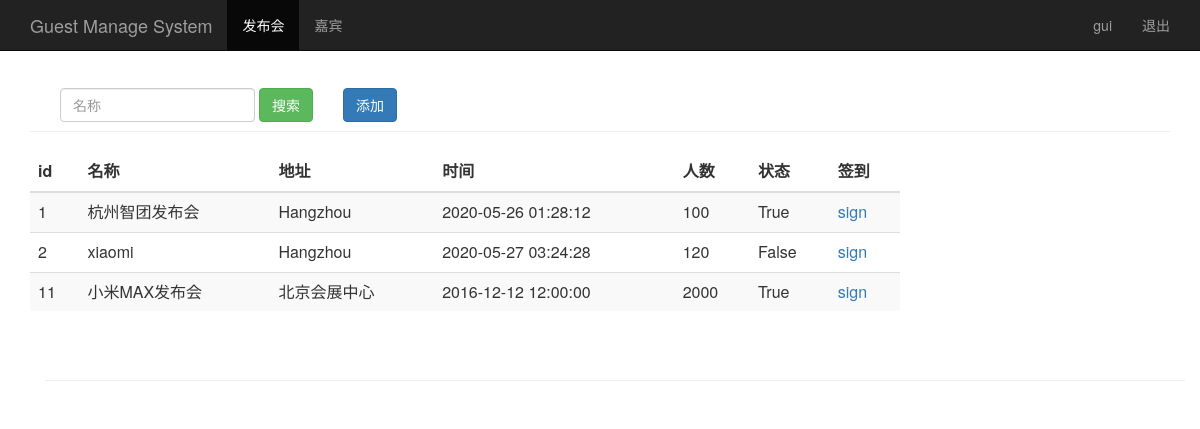
The page /event_manage/ (signed in) on the database its author committed.
### sign/models.py (models this page shows, shortened)
class Event(models.Model):
    name = models.CharField(max_length=100)             # Presentation title
    limit = models.IntegerField()                       # Attend number
    status = models.BooleanField()                      # Status
    address = models.CharField(max_length=200)          # Address
    start_time = models.DateTimeField('events time')    # Presentation date
    create_time = models.DateTimeField(auto_now=True)   #Create time (auto get)

### sign/views.py (the view)
# urls.py: path('event_manage/', views.event_manage),
@login_required
def event_manage(request):
    event_list = Event.objects.all()
    username = request.session.get('user', '') # Read browser session
    return render(request, "event_manage.html", {"user":username,"events": event_list})

### sign/templates/event_manage.html (shortened to what this page needs)
{% extends "base.html" %}
{% block content %}
    <nav class="navbar navbar-inverse navbar-fixed-top">
      <div class="container">
        <div class="navbar-header">
          <a class="navbar-brand" href="/event_manage/">Guest Manage System</a>
        </div>
        <div id="navbar" class="collapse navbar-collapse">
          <ul class="nav navbar-nav">
            <li class="active"><a href="#">发布会</a></li>
            <li><a href="/guest_manage/">嘉宾</a></li>
          </ul>
          <ul class="nav navbar-nav navbar-right">
           <li><a href="#">{{user}}</a></li>
           <li><a href="/logout/">退出</a></li>
         </ul>
        </div>
      </div>
    </nav>
    <div class="container theme-showcase" role="main">
      <div class="page-header" style="margin-top: 80px;">
        <div id="navbar" class="navbar-collapse collapse" style="float:left;">
          <form class="navbar-form" method="get" action="/search_name/">
            <div class="form-group">
              <input name="name" type="text" placeholder="名称" class="form-control">
            </div>
            <button type="submit" class="btn btn-success">搜索</button>
          </form>
        </div>
        <div "float:right;">
          <button type="submit" class="btn btn-primary" onclick="window.location.href='/add_event/'" style="margin-top: 8px;">添加</button>
        </div>
      </div>
      <div class="row" >
        <div class="col-md-6" style="width: 900px;">
          <table class="table table-striped">
            <thead>
              <tr>
                <th>id</th>
                <th>名称</th>
                <th>地址</th>
                <th>时间</th>
                <th>人数</th>
                <th>状态</th>
                <th>签到</th>
              </tr>
            </thead>
            <tbody>
              {% for event in events %}
                <tr>
                  <td>{{ event.id }}</td>
                  <td>{{ event.name }}</td>
                  <td>{{ event.address }}</td>
                  <td>{{ event.start_time | date:"Y-m-d H:i:s" }}</td>
                  <td>{{ event.limit }}</td>
                  <td>{{ event.status }}</td>
                  <td><a href="/sign_index/{{ event.id }}/"  target="{{ event.id }}_blank">sign</a></td>
                </tr>
             {% endfor %}
            </tbody>
          </table>
        </div>
      </div>
{% endblock %}

### rows shown on the page
Event: id "1", name "杭州智团发布会", address "Hangzhou", start_time "2020-05-26 01:28:12", limit "100", status "True"
Event: id "2", name "xiaomi", address "Hangzhou", start_time "2020-05-27 03:24:28", limit "120", status "False"
Event: id "11", name "小米MAX发布会", address "北京会展中心", start_time "2016-12-12 12:00:00", limit "2000", status "True"

### other values the page prints
{{ user }} "gui"
